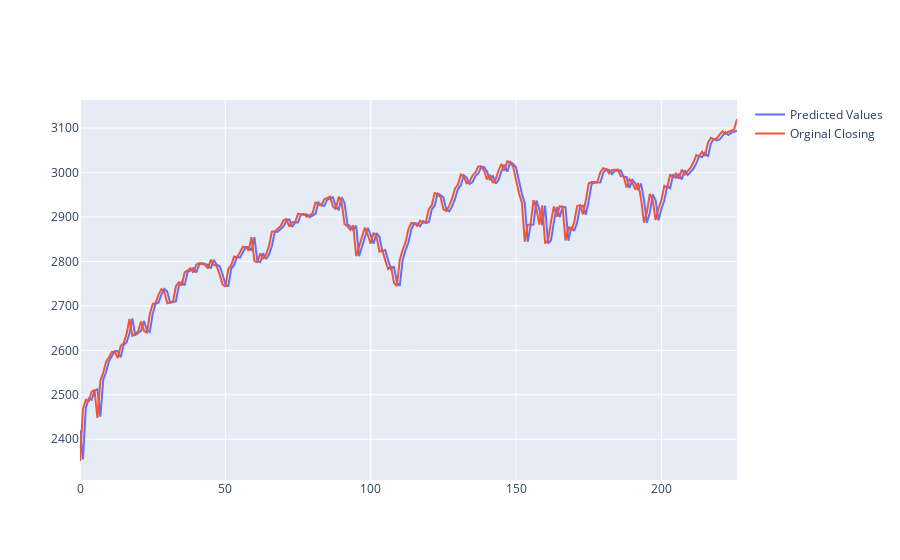

Here is the notebook cell this chart was saved with:
### Code cell
fig = go.Figure()

fig.add_trace(go.Scatter( y = df['Predicted'] ,name = 'Predicted Values'))

fig.add_trace(go.Scatter( y = df['True Value'],name = 'Orginal Closing'))

fig.show()

print('MSE: %f'%(MSE(np.exp(y_test), np.exp(y_pred)))))

### Figure 1 — Plotly figure (JSON) as saved in the notebook; plotly's stock layout.template omitted (floating-point values rounded to 4 significant figures; data arrays with more than 128 entries replaced by an {"elided": "..."} marker saying what was removed)
{"data": [{"name": "Predicted Values", "type": "scatter", "y": {"elided": "227 float values"}}, {"name": "Orginal Closing", "type": "scatter", "y": {"elided": "227 float values"}}], "layout": {}}
